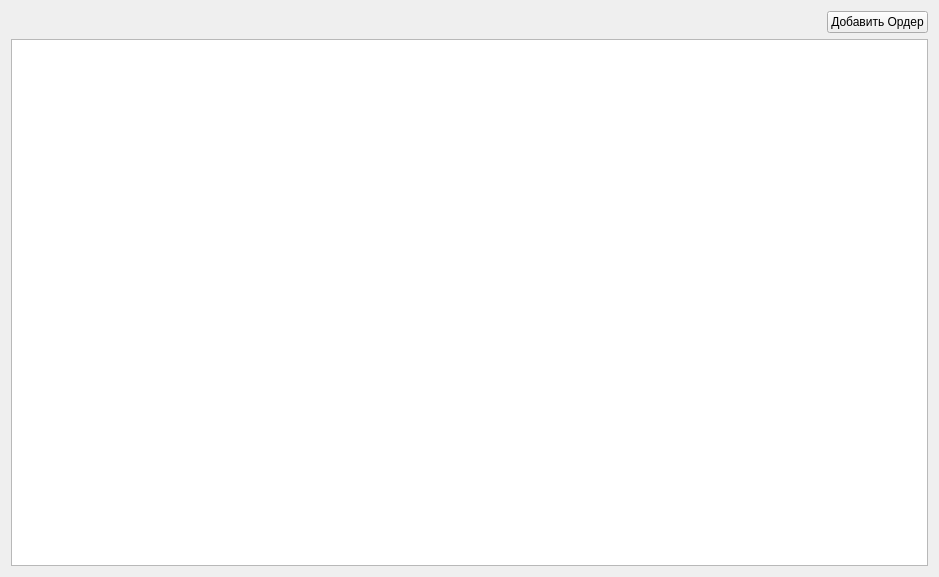
<?xml version="1.0" encoding="UTF-8"?>
<ui version="4.0">
 <class>MainOrderForm</class>
 <widget class="QWidget" name="MainOrderForm">
  <property name="geometry">
   <rect>
    <x>0</x>
    <y>0</y>
    <width>939</width>
    <height>577</height>
   </rect>
  </property>
  <property name="windowTitle">
   <string>Orders</string>
  </property>
  <layout class="QGridLayout" name="gridLayout">
   <item row="0" column="0">
    <layout class="QVBoxLayout" name="verticalLayout">
     <item>
      <layout class="QHBoxLayout" name="horizontalLayout_2">
       <item>
        <spacer name="horizontalSpacer">
         <property name="orientation">
          <enum>Qt::Horizontal</enum>
         </property>
         <property name="sizeHint" stdset="0">
          <size>
           <width>40</width>
           <height>20</height>
          </size>
         </property>
        </spacer>
       </item>
       <item>
        <widget class="QPushButton" name="pushButtonAddOrder">
         <property name="text">
          <string>Добавить Ордер</string>
         </property>
        </widget>
       </item>
      </layout>
     </item>
     <item>
      <widget class="QTableView" name="tableViewOrders"/>
     </item>
    </layout>
   </item>
  </layout>
 </widget>
 <resources/>
 <connections/>
</ui>
